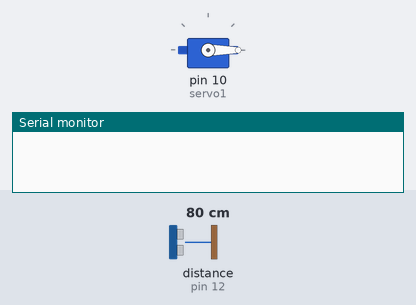
Simulated run of this sketch. Board: Arduino Mega 2560, built with avr-gcc and run on an emulated ATmega2560. Shown: servo, the last lines printed to the serial monitor. Wiring (inferred from the names in the program): ultrasonic range finder: trigger pin 11; echo pin 12. The test bench sets the inputs (shaded band); at power-on: distance to the obstacle (sensor on pin 12) 80 cm. The echo pulse lasts 58.3 µs per cm.

Above: at 0.05 s.
At 2.15 s:
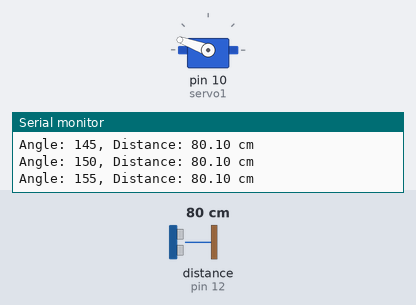
At 6.75 s:
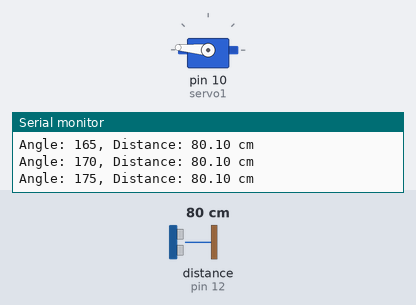
At 13.45 s:
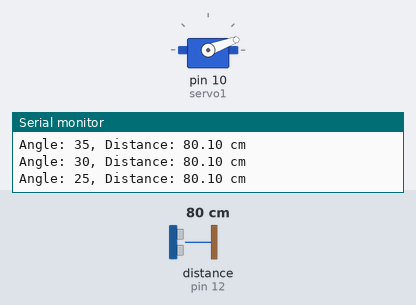
Timing chart, 0 to 30.7 s (numbered marks = the images above):
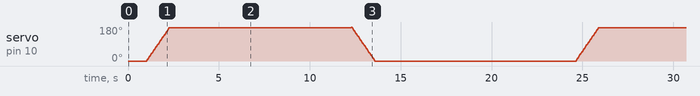

The sketch:

SRF05_servo_test.ino
```cpp
/*
SRF05_servo_test - Print the distance from the ultrasonic sensor to the nearest obstacle in a given direction (scanning close surrounding)

Connections:
 SRF05 -> Arduino Mega 2560
 Vcc - 5V
 GND - GND
 TRIG - 11
 ECHO - 12

 Servo -> Arduino Mega 2560
 RED - 5V
 BROWN - GND
 ORANGE - 10
*/
#include <Servo.h>  // servo library, note that this library disables PWM on pins 9 and 10!
#define TRIG 11 // the SRF05 Trig pin
#define ECHO 12 // the SRF05 Echo pin
unsigned long pulseTime;
Servo servo1;  // servo control object

void setup(){
  pinMode(TRIG,OUTPUT);
  pinMode(ECHO,INPUT);
  servo1.attach(10);
  Serial.begin(9600);
}// void setup()

float measurement(){
  digitalWrite(TRIG,HIGH);
  delayMicroseconds(10);
  digitalWrite(TRIG,LOW);
  // wait for the pulse to return. The pulse
  // goes from low to HIGH to low, so we specify
  // that we want a HIGH-going pulse below:
  pulseTime = pulseIn(ECHO,HIGH);
  return pulseTime / 58.00;
}// float measurement()

void loop(){
  int position;
  servo1.write(0);     // Tell servo to go to 0 degrees
  delay(1000);         // Pause to get it time to move
  for(position = 0; position < 180; position += 5){ // Tell servo to go to 180 degrees, stepping by 5 degrees
    servo1.write(position);  // Move to next position
    delay(30);               // Short pause to allow it to move, min 20ms
    Serial.println("Angle: "+String(position)+ ", Distance: "+String(measurement())+" cm");
  }
  delay(10000); // wait 10s
  for(position = 180; position >= 0; position -= 5){
    servo1.write(position);  // Move to next position
    delay(30);               // Short pause to allow it to move, min 20ms
    Serial.println("Angle: "+String(position)+ ", Distance: "+String(measurement())+" cm");
  }
  delay(10000);
}// void loop()
```
